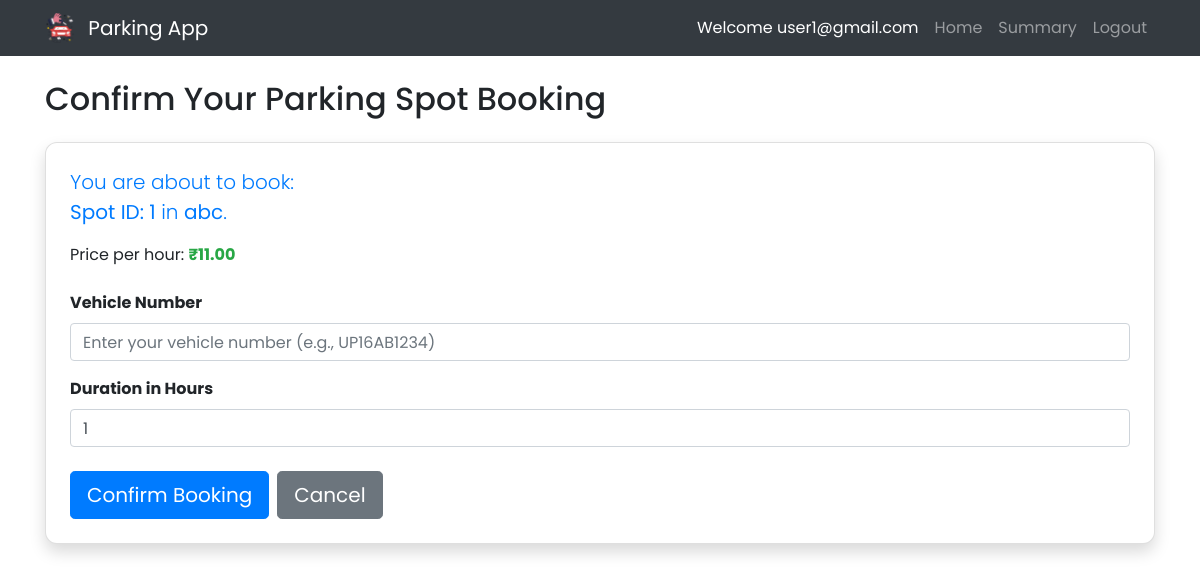
/user/book_spot/1 (signed in), run on the app's committed database.
### models.py (models this page shows, shortened)
class User(db.Model, UserMixin):
    __table_args__ = {'extend_existing': True}
    id = db.Column(db.Integer, primary_key=True)
    email = db.Column(db.String(120), unique=True, nullable=False)
    password = db.Column(db.String(128), nullable=False)
    is_admin = db.Column(db.Boolean, default=False)
    is_blocked = db.Column(db.Boolean, default=False)
    reservations = db.relationship('Reservation', backref='user', lazy=True)

class ParkingSpot(db.Model):
    __table_args__ = {'extend_existing': True}
    id = db.Column(db.Integer, primary_key=True)
    lot_id = db.Column(db.Integer, db.ForeignKey('parking_lot.id'), nullable=False)
    status = db.Column(db.String(1), default='A', nullable=False)
    reservations = db.relationship('Reservation', backref='spot', lazy=True, cascade="all, delete-orphan")

class ParkingLot(db.Model):
    __table_args__ = {'extend_existing': True}
    id = db.Column(db.Integer, primary_key=True)
    prime_location_name = db.Column(db.String(100), nullable=False)
    price = db.Column(db.Float, nullable=False) # Price per hour
    address = db.Column(db.String(200), nullable=False)
    pin_code = db.Column(db.String(10), unique=True, nullable=False) # Unique Pin Code
    maximum_number_of_spots = db.Column(db.Integer, nullable=False)
    spots = db.relationship('ParkingSpot', backref='lot', lazy=True, cascade="all, delete-orphan")

### app.py (the view, shortened to what this page needs)
@app.route('/user/book_spot/<int:lot_id>', methods=['GET', 'POST'])
@login_required
def book_spot(lot_id):
    if current_user.is_blocked:
        flash('Your account is blocked.', 'danger')
        return redirect(url_for('dashboard'))
    if current_user.is_admin:
        flash('Admins cannot book spots', 'danger')
        return redirect(url_for('dashboard'))
    lot = ParkingLot.query.get_or_404(lot_id)
    available_spots = ParkingSpot.query.filter_by(lot_id=lot_id, status='A').all()
    logging.debug(f"Available spots in lot {lot_id} at {get_ist_time()}: {len(available_spots)}")
    if request.method == 'GET':
        spot = ParkingSpot.query.filter_by(lot_id=lot_id, status='A').first()
        if not spot:
            flash('No available spots in this lot. Please select another lot.', 'danger')
            logging.warning(f"No available spots for user {current_user.email} in lot {lot_id} at {get_ist_time()}.")
            return redirect(url_for('select_lot'))
        session['selected_spot'] = {'id': spot.id, 'timestamp': get_ist_time().isoformat()}
        form = ReservationForm()
        form.spot_id.data = spot.id
        form.user_id.data = current_user.id
        return render_template('user/book_spot.html', lot=lot, spot=spot, form=form)

### forms.py (shortened to what this page needs)
class ReservationForm(FlaskForm):
    spot_id = IntegerField('Spot ID', validators=[Optional()])  # Hidden, pre-filled by route
    user_id = IntegerField('User ID', validators=[Optional()])  # Hidden, pre-filled by route
    vehicle_no = StringField('Vehicle Number', validators=[DataRequired(), Length(max=20)])
    hours = FloatField('Duration in Hours', validators=[DataRequired(), NumberRange(min=0.1, message='Duration must be at least 0.1 hours.')])
    parking_cost = FloatField('Parking Cost (₹)', validators=[Optional(), NumberRange(min=0.0)], render_kw={'readonly': True})  # Calculated by backend
    parking_timestamp = DateTimeLocalField('Parking Time', format='%Y-%m-%dT%H:%M', validators=[Optional(), valid_datetime_past_or_present])
    leaving_timestamp = DateTimeLocalField('Leaving Time', format='%Y-%m-%dT%H:%M', validators=[Optional(), valid_datetime_past_or_present], render_kw={'step': '60'})
    submit = SubmitField('Book Spot')

### app.py (called while the page is built)
def get_ist_time():
    if ZoneInfo:
        try:
            return datetime.now(ZoneInfo("Asia/Kolkata"))
        except Exception as e:
            logging.warning(f"ZoneInfo failed for Asia/Kolkata: {e}, falling back to pytz.")
    try:
        return datetime.now(pytz.timezone("Asia/Kolkata"))
    except Exception as e:
        logging.error(f"Failed to get Asia/Kolkata time with pytz: {e}. Returning naive UTC datetime.")
        return datetime.utcnow()

@login_manager.user_loader
def load_user(user_id):
    try:
        return db.session.get(User, int(user_id))
    except Exception as e:
        logging.error(f"Error loading user {user_id}: {e}")
        return None

@app.before_request
def protect_against_csrf():
    try:
        csrf.protect()
    except Exception as e:
        logging.error(f"CSRF protection error: {e}")
        flash('CSRF validation failed. Please try again.', 'danger')
        return redirect(url_for('dashboard'))

### templates/user/book_spot.html (shortened to what this page needs)
{% extends "base.html" %}
{% block content %}
<h2 class="mb-4">Confirm Your Parking Spot Booking</h2>
<div class="card shadow p-4">
    {% if spot %}
        <p class="lead text-primary">
            You are about to book: <br>
            <strong>Spot ID: {{ spot.id }}</strong> in <strong>{{ lot.prime_location_name }}</strong>.
        </p>
        <p class="mb-4">
            Price per hour: <strong class="text-success">₹{{ "%.2f"|format(lot.price) }}</strong>
        </p>
        <form method="POST" action="{{ url_for('book_spot', lot_id=lot.id) }}">
            <div class="mb-3">
                {{ form.vehicle_no.label(class="form-label font-weight-bold") }}
                {{ form.vehicle_no(class="form-control", required=True, placeholder="Enter your vehicle number (e.g., UP16AB1234)", maxlength="15", value=form.vehicle_no.data or '') }}
            </div>
            <div class="mb-3">
                {{ form.hours.label(class="form-label font-weight-bold") }}
                {{ form.hours(class="form-control", required=True, value=form.hours.data or 1, min="0.1", step="0.1", placeholder="e.g., 2.5") }}
            </div>
            <div class="d-flex justify-content-start mt-4">
                <button type="submit" class="btn btn-primary btn-lg mr-2">Confirm Booking</button>
                <a href="{{ url_for('dashboard') }}" class="btn btn-secondary btn-lg">Cancel</a>
            </div>
        </form>
    {% endif %}
</div>
{% endblock %}

### templates/base.html (shortened to what this page needs)
<!DOCTYPE html>
<html lang="en">
<head>
    <link rel="stylesheet" href="https://stackpath.bootstrapcdn.com/bootstrap/4.5.2/css/bootstrap.min.css">
    <link rel="stylesheet" href="{{ url_for('static', filename='css/styles.css') }}">
</head>
<body>
    <nav class="navbar navbar-expand-lg navbar-dark bg-dark">
        <div class="container">
            <a class="navbar-brand" href="{{ url_for('home') }}">
                <img src="{{ url_for('static', filename='images/logo.png') }}" alt="Logo" width="30" height="30" class="d-inline-block align-top rounded-full">
                Parking App
            </a>
            <div class="collapse navbar-collapse" id="navbarNav">
                <ul class="navbar-nav ml-auto">
                    {% if current_user.is_authenticated %}
                        {% if current_user.is_admin %}
                            <li class="nav-item">
                                <span class="nav-link text-white">Welcome Admin</span>
                            </li>
                            <li class="nav-item">
                                <a class="nav-link" href="{{ url_for('dashboard') }}">Home</a>
                            </li>
                            <li class="nav-item">
                                <a class="nav-link" href="{{ url_for('view_users') }}">Users</a>
                            </li>
                            <li class="nav-item">
                                <a class="nav-link" href="{{ url_for('search') }}">Search</a>
                            </li>
                            <li class="nav-item">
                                <a class="nav-link" href="{{ url_for('admin_summary') }}">Summary</a>
                            </li>
                        {% else %}
                            <li class="nav-item">
                                <span class="nav-link text-white">Welcome {{ current_user.email }}</span>
                            </li>
                            <li class="nav-item">
                                <a class="nav-link" href="{{ url_for('dashboard') }}">Home</a>
                            </li>
                            <li class="nav-item">
                                <a class="nav-link" href="{{ url_for('user_summary') }}">Summary</a>
                            </li>
                        {% endif %}
                        <li class="nav-item">
                            <a class="nav-link" href="{{ url_for('logout') }}">Logout</a>
                        </li>
                    {% endif %}
                </ul>
            </div>
        </div>
    </nav>
    <div class="container mt-4">
        {% block content %}{% endblock %}
    </div>
</body>
</html>

### static/css/styles.css (style rules this page uses)
body { font-family: 'Poppins', sans-serif; }
.navbar-brand img { margin-right: 8px; }
.card { border-radius: 12px; box-shadow: 0 4px 8px rgba(0,0,0,0.1); transition: transform 0.2s; }
.btn { transition: transform 0.2s; }

### data on the page
User: email "user1@gmail.com"
ParkingSpot: id "1"
ParkingLot: prime_location_name "abc", price "11.00"
